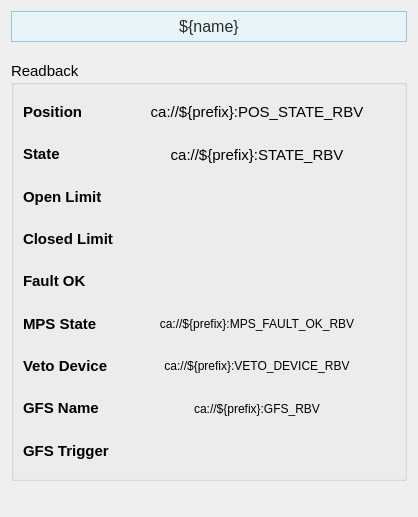
<?xml version="1.0" encoding="UTF-8"?>
<ui version="4.0">
 <class>Form</class>
 <widget class="QWidget" name="Form">
  <property name="geometry">
   <rect>
    <x>0</x>
    <y>0</y>
    <width>418</width>
    <height>517</height>
   </rect>
  </property>
  <property name="sizePolicy">
   <sizepolicy hsizetype="Preferred" vsizetype="Preferred">
    <horstretch>0</horstretch>
    <verstretch>0</verstretch>
   </sizepolicy>
  </property>
  <property name="windowTitle">
   <string>Form</string>
  </property>
  <layout class="QVBoxLayout" name="verticalLayout_2">
   <item>
    <widget class="PyDMLabel" name="PyDMLabel_11">
     <property name="maximumSize">
      <size>
       <width>16777215</width>
       <height>40</height>
      </size>
     </property>
     <property name="font">
      <font>
       <pointsize>12</pointsize>
      </font>
     </property>
     <property name="toolTip">
      <string/>
     </property>
     <property name="styleSheet">
      <string notr="true">    background-color: #e8f4f8;

    border: 1px solid #90c8e0;

    padding: 5px;

    color: rgb(43, 43, 43);</string>
     </property>
     <property name="text">
      <string>${name}</string>
     </property>
     <property name="alignment">
      <set>Qt::AlignCenter</set>
     </property>
    </widget>
   </item>
   <item>
    <spacer name="verticalSpacer_2">
     <property name="orientation">
      <enum>Qt::Vertical</enum>
     </property>
     <property name="sizeType">
      <enum>QSizePolicy::Fixed</enum>
     </property>
     <property name="sizeHint" stdset="0">
      <size>
       <width>20</width>
       <height>13</height>
      </size>
     </property>
    </spacer>
   </item>
   <item>
    <widget class="QGroupBox" name="groupBox">
     <property name="sizePolicy">
      <sizepolicy hsizetype="Preferred" vsizetype="Fixed">
       <horstretch>0</horstretch>
       <verstretch>0</verstretch>
      </sizepolicy>
     </property>
     <property name="minimumSize">
      <size>
       <width>0</width>
       <height>420</height>
      </size>
     </property>
     <property name="font">
      <font>
       <pointsize>11</pointsize>
      </font>
     </property>
     <property name="title">
      <string>Readback</string>
     </property>
     <layout class="QVBoxLayout" name="verticalLayout_14">
      <item>
       <layout class="QHBoxLayout" name="horizontalLayout_4" stretch="0,1">
        <item>
         <layout class="QVBoxLayout" name="verticalLayout">
          <item>
           <widget class="QLabel" name="interlock_ok_label_9">
            <property name="font">
             <font>
              <pointsize>11</pointsize>
             </font>
            </property>
            <property name="styleSheet">
             <string/>
            </property>
            <property name="text">
             <string>&lt;html&gt;&lt;head/&gt;&lt;body&gt;&lt;p&gt;&lt;span style=&quot; font-weight:600;&quot;&gt;Position&lt;/span&gt;&lt;/p&gt;&lt;/body&gt;&lt;/html&gt;</string>
            </property>
           </widget>
          </item>
          <item>
           <widget class="QLabel" name="interlock_ok_label_13">
            <property name="font">
             <font>
              <pointsize>11</pointsize>
             </font>
            </property>
            <property name="styleSheet">
             <string/>
            </property>
            <property name="text">
             <string>&lt;html&gt;&lt;head/&gt;&lt;body&gt;&lt;p&gt;&lt;span style=&quot; font-weight:600;&quot;&gt;State&lt;/span&gt;&lt;/p&gt;&lt;/body&gt;&lt;/html&gt;</string>
            </property>
           </widget>
          </item>
          <item>
           <widget class="QLabel" name="interlock_ok_label_10">
            <property name="font">
             <font>
              <pointsize>11</pointsize>
             </font>
            </property>
            <property name="styleSheet">
             <string/>
            </property>
            <property name="text">
             <string>&lt;html&gt;&lt;head/&gt;&lt;body&gt;&lt;p&gt;&lt;span style=&quot; font-weight:600;&quot;&gt;Open Limit&lt;/span&gt;&lt;/p&gt;&lt;/body&gt;&lt;/html&gt;</string>
            </property>
           </widget>
          </item>
          <item>
           <widget class="QLabel" name="interlock_ok_label_11">
            <property name="font">
             <font>
              <pointsize>11</pointsize>
             </font>
            </property>
            <property name="styleSheet">
             <string/>
            </property>
            <property name="text">
             <string>&lt;html&gt;&lt;head/&gt;&lt;body&gt;&lt;p&gt;&lt;span style=&quot; font-weight:600;&quot;&gt;Closed Limit&lt;/span&gt;&lt;/p&gt;&lt;/body&gt;&lt;/html&gt;</string>
            </property>
           </widget>
          </item>
          <item>
           <widget class="QLabel" name="interlock_ok_label">
            <property name="font">
             <font>
              <pointsize>11</pointsize>
             </font>
            </property>
            <property name="styleSheet">
             <string/>
            </property>
            <property name="text">
             <string>&lt;html&gt;&lt;head/&gt;&lt;body&gt;&lt;p&gt;&lt;span style=&quot; font-weight:600;&quot;&gt;Fault OK&lt;/span&gt;&lt;/p&gt;&lt;/body&gt;&lt;/html&gt;</string>
            </property>
           </widget>
          </item>
          <item>
           <widget class="QLabel" name="interlock_ok_label_7">
            <property name="font">
             <font>
              <pointsize>11</pointsize>
             </font>
            </property>
            <property name="styleSheet">
             <string/>
            </property>
            <property name="text">
             <string>&lt;html&gt;&lt;head/&gt;&lt;body&gt;&lt;p&gt;&lt;span style=&quot; font-weight:600;&quot;&gt;MPS State&lt;/span&gt;&lt;/p&gt;&lt;/body&gt;&lt;/html&gt;</string>
            </property>
           </widget>
          </item>
          <item>
           <widget class="QLabel" name="interlock_ok_label_4">
            <property name="font">
             <font>
              <pointsize>11</pointsize>
             </font>
            </property>
            <property name="styleSheet">
             <string/>
            </property>
            <property name="text">
             <string>&lt;html&gt;&lt;head/&gt;&lt;body&gt;&lt;p&gt;&lt;span style=&quot; font-weight:600;&quot;&gt;Veto Device&lt;/span&gt;&lt;/p&gt;&lt;/body&gt;&lt;/html&gt;</string>
            </property>
           </widget>
          </item>
          <item>
           <widget class="QLabel" name="interlock_ok_label_6">
            <property name="font">
             <font>
              <pointsize>11</pointsize>
             </font>
            </property>
            <property name="styleSheet">
             <string/>
            </property>
            <property name="text">
             <string>&lt;html&gt;&lt;head/&gt;&lt;body&gt;&lt;p&gt;&lt;span style=&quot; font-weight:600;&quot;&gt;GFS Name&lt;/span&gt;&lt;/p&gt;&lt;/body&gt;&lt;/html&gt;</string>
            </property>
           </widget>
          </item>
          <item>
           <widget class="QLabel" name="interlock_ok_label_8">
            <property name="font">
             <font>
              <pointsize>11</pointsize>
             </font>
            </property>
            <property name="styleSheet">
             <string/>
            </property>
            <property name="text">
             <string>&lt;html&gt;&lt;head/&gt;&lt;body&gt;&lt;p&gt;&lt;span style=&quot; font-weight:600;&quot;&gt;GFS Trigger&lt;/span&gt;&lt;/p&gt;&lt;/body&gt;&lt;/html&gt;</string>
            </property>
           </widget>
          </item>
         </layout>
        </item>
        <item>
         <layout class="QVBoxLayout" name="verticalLayout_4">
          <item>
           <widget class="PyDMLabel" name="PyDMLabel_8">
            <property name="toolTip">
             <string/>
            </property>
            <property name="text">
             <string>ca://${prefix}:POS_STATE_RBV</string>
            </property>
            <property name="alignment">
             <set>Qt::AlignCenter</set>
            </property>
            <property name="precision">
             <number>0</number>
            </property>
            <property name="showUnits">
             <bool>false</bool>
            </property>
            <property name="precisionFromPV">
             <bool>true</bool>
            </property>
            <property name="alarmSensitiveContent">
             <bool>false</bool>
            </property>
            <property name="alarmSensitiveBorder">
             <bool>true</bool>
            </property>
            <property name="PyDMToolTip">
             <string/>
            </property>
            <property name="channel">
             <string>ca://${prefix}:POS_STATE_RBV</string>
            </property>
            <property name="enableRichText">
             <bool>false</bool>
            </property>
            <property name="displayLabelText">
             <bool>false</bool>
            </property>
            <property name="disconnectedText">
             <string/>
            </property>
           </widget>
          </item>
          <item>
           <widget class="PyDMLabel" name="PyDMLabel_13">
            <property name="toolTip">
             <string/>
            </property>
            <property name="text">
             <string>ca://${prefix}:STATE_RBV</string>
            </property>
            <property name="alignment">
             <set>Qt::AlignCenter</set>
            </property>
            <property name="precision">
             <number>0</number>
            </property>
            <property name="showUnits">
             <bool>false</bool>
            </property>
            <property name="precisionFromPV">
             <bool>true</bool>
            </property>
            <property name="alarmSensitiveContent">
             <bool>false</bool>
            </property>
            <property name="alarmSensitiveBorder">
             <bool>true</bool>
            </property>
            <property name="PyDMToolTip">
             <string/>
            </property>
            <property name="channel">
             <string>ca://${prefix}:STATE_RBV</string>
            </property>
            <property name="enableRichText">
             <bool>false</bool>
            </property>
            <property name="displayLabelText">
             <bool>false</bool>
            </property>
            <property name="disconnectedText">
             <string/>
            </property>
           </widget>
          </item>
          <item>
           <widget class="PyDMByteIndicator" name="PyDMByteIndicator_5">
            <property name="toolTip">
             <string/>
            </property>
            <property name="channel">
             <string>ca://${prefix}:OPN_DI_RBV</string>
            </property>
            <property name="showLabels">
             <bool>false</bool>
            </property>
            <property name="circles">
             <bool>true</bool>
            </property>
           </widget>
          </item>
          <item>
           <widget class="PyDMByteIndicator" name="PyDMByteIndicator_6">
            <property name="toolTip">
             <string/>
            </property>
            <property name="channel">
             <string>ca://${prefix}:CLS_DI_RBV</string>
            </property>
            <property name="showLabels">
             <bool>false</bool>
            </property>
            <property name="circles">
             <bool>true</bool>
            </property>
           </widget>
          </item>
          <item>
           <widget class="PyDMByteIndicator" name="PyDMByteIndicator_4">
            <property name="toolTip">
             <string/>
            </property>
            <property name="channel">
             <string>ca://${prefix}:VAC_FAULT_OK_RBV</string>
            </property>
            <property name="offColor">
             <color>
              <red>255</red>
              <green>0</green>
              <blue>0</blue>
             </color>
            </property>
            <property name="showLabels">
             <bool>false</bool>
            </property>
            <property name="circles">
             <bool>true</bool>
            </property>
           </widget>
          </item>
          <item>
           <widget class="PyDMLabel" name="PyDMLabel_12">
            <property name="font">
             <font>
              <pointsize>9</pointsize>
             </font>
            </property>
            <property name="toolTip">
             <string/>
            </property>
            <property name="text">
             <string>ca://${prefix}:MPS_FAULT_OK_RBV</string>
            </property>
            <property name="alignment">
             <set>Qt::AlignCenter</set>
            </property>
            <property name="channel">
             <string>ca://${prefix}:MPS_FAULT_OK_RBV</string>
            </property>
           </widget>
          </item>
          <item>
           <widget class="PyDMLabel" name="PyDMLabel_9">
            <property name="font">
             <font>
              <pointsize>9</pointsize>
             </font>
            </property>
            <property name="toolTip">
             <string/>
            </property>
            <property name="text">
             <string>ca://${prefix}:VETO_DEVICE_RBV</string>
            </property>
            <property name="alignment">
             <set>Qt::AlignCenter</set>
            </property>
            <property name="channel">
             <string>ca://${prefix}:VETO_DEVICE_RBV</string>
            </property>
            <property name="displayFormat">
             <enum>PyDMLabel::String</enum>
            </property>
           </widget>
          </item>
          <item>
           <widget class="PyDMLabel" name="PyDMLabel_10">
            <property name="font">
             <font>
              <pointsize>9</pointsize>
             </font>
            </property>
            <property name="toolTip">
             <string/>
            </property>
            <property name="text">
             <string>ca://${prefix}:GFS_RBV</string>
            </property>
            <property name="alignment">
             <set>Qt::AlignCenter</set>
            </property>
            <property name="channel">
             <string>ca://${prefix}:GFS_RBV</string>
            </property>
            <property name="displayFormat">
             <enum>PyDMLabel::String</enum>
            </property>
           </widget>
          </item>
          <item>
           <widget class="PyDMByteIndicator" name="PyDMByteIndicator_7">
            <property name="toolTip">
             <string/>
            </property>
            <property name="channel">
             <string>ca://${prefix}:TRIG_RBV</string>
            </property>
            <property name="onColor">
             <color>
              <red>255</red>
              <green>0</green>
              <blue>0</blue>
             </color>
            </property>
            <property name="showLabels">
             <bool>false</bool>
            </property>
            <property name="circles">
             <bool>true</bool>
            </property>
           </widget>
          </item>
         </layout>
        </item>
       </layout>
      </item>
     </layout>
    </widget>
   </item>
   <item>
    <spacer name="verticalSpacer">
     <property name="orientation">
      <enum>Qt::Vertical</enum>
     </property>
     <property name="sizeHint" stdset="0">
      <size>
       <width>20</width>
       <height>89</height>
      </size>
     </property>
    </spacer>
   </item>
  </layout>
 </widget>
 <customwidgets>
  <customwidget>
   <class>PyDMByteIndicator</class>
   <extends>QWidget</extends>
   <header>pydm.widgets.byte</header>
  </customwidget>
  <customwidget>
   <class>PyDMLabel</class>
   <extends>QLabel</extends>
   <header>pydm.widgets.label</header>
  </customwidget>
 </customwidgets>
 <resources/>
 <connections/>
</ui>
